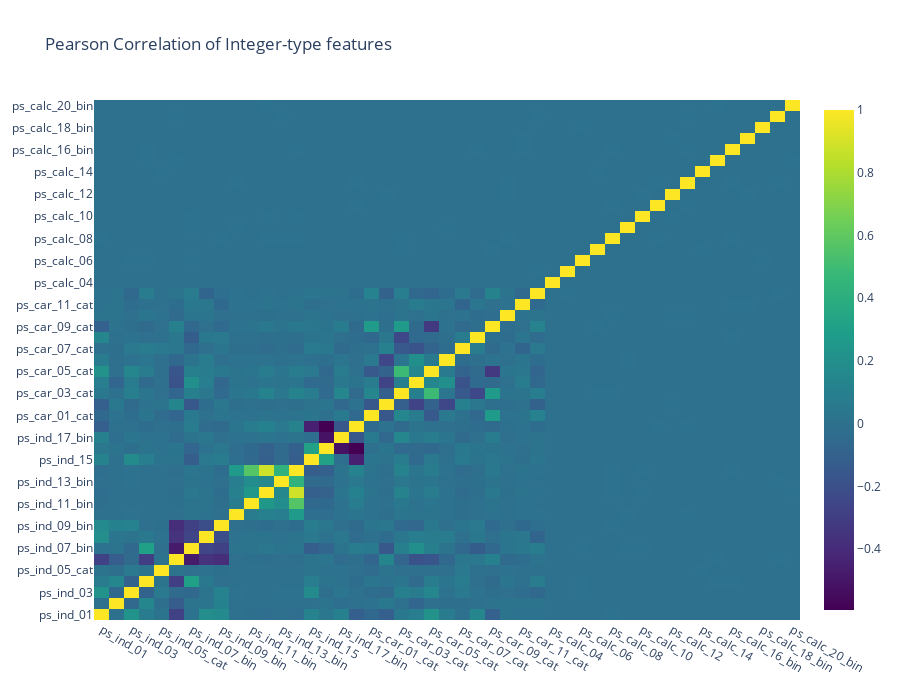

The notebook cell this image was saved under:
### Code cell
data = [
    go.Heatmap(
        z= train_int.corr().values,
        x=train_int.columns.values,
        y=train_int.columns.values,
        colorscale='Viridis',
        reversescale = False,
  #      text = True ,
        opacity = 1.0 )
]

layout = go.Layout(
    title='Pearson Correlation of Integer-type features',
    xaxis = dict(ticks='', nticks=36),
    yaxis = dict(ticks='' ),
    width = 900, height = 700)

fig = go.Figure(data=data, layout=layout)
py.iplot(fig, filename='labelled-heatmap')

### Figure 1 — Plotly figure (JSON) as saved in the notebook; plotly's stock layout.template omitted (floating-point values rounded to 4 significant figures; data arrays with more than 128 entries replaced by an {"elided": "..."} marker saying what was removed)
{"data": [{"colorscale": [[0, "#440154"], [0.1111, "#482878"], [0.2222, "#3e4989"], [0.3333, "#31688e"], [0.4444, "#26828e"], [0.5556, "#1f9e89"], [0.6667, "#35b779"], [0.7778, "#6ece58"], [0.8889, "#b5de2b"], [1, "#fde725"]], "opacity": 1, "reversescale": false, "type": "heatmap", "x": ["ps_ind_01", "ps_ind_02_cat", "ps_ind_03", "ps_ind_04_cat", "ps_ind_05_cat", "ps_ind_06_bin", "ps_ind_07_bin", "ps_ind_08_bin", "ps_ind_09_bin", "ps_ind_10_bin", "ps_ind_11_bin", "ps_ind_12_bin", "ps_ind_13_bin", "ps_ind_14", "ps_ind_15", "ps_ind_16_bin", "ps_ind_17_bin", "ps_ind_18_bin", "ps_car_01_cat", "ps_car_02_cat", "ps_car_03_cat", "ps_car_04_cat", "ps_car_05_cat", "ps_car_06_cat", "ps_car_07_cat", "ps_car_08_cat", "ps_car_09_cat", "ps_car_10_cat", "ps_car_11_cat", "ps_car_11", "ps_calc_04", "ps_calc_05", "ps_calc_06", "ps_calc_07", "ps_calc_08", "ps_calc_09", "ps_calc_10", "ps_calc_11", "ps_calc_12", "ps_calc_13", "ps_calc_14", "ps_calc_15_bin", "ps_calc_16_bin", "ps_calc_17_bin", "ps_calc_18_bin", "ps_calc_19_bin", "ps_calc_20_bin"], "y": ["ps_ind_01", "ps_ind_02_cat", "ps_ind_03", "ps_ind_04_cat", "ps_ind_05_cat", "ps_ind_06_bin", "ps_ind_07_bin", "ps_ind_08_bin", "ps_ind_09_bin", "ps_ind_10_bin", "ps_ind_11_bin", "ps_ind_12_bin", "ps_ind_13_bin", "ps_ind_14", "ps_ind_15", "ps_ind_16_bin", "ps_ind_17_bin", "ps_ind_18_bin", "ps_car_01_cat", "ps_car_02_cat", "ps_car_03_cat", "ps_car_04_cat", "ps_car_05_cat", "ps_car_06_cat", "ps_car_07_cat", "ps_car_08_cat", "ps_car_09_cat", "ps_car_10_cat", "ps_car_11_cat", "ps_car_11", "ps_calc_04", "ps_calc_05", "ps_calc_06", "ps_calc_07", "ps_calc_08", "ps_calc_09", "ps_calc_10", "ps_calc_11", "ps_calc_12", "ps_calc_13", "ps_calc_14", "ps_calc_15_bin", "ps_calc_16_bin", "ps_calc_17_bin", "ps_calc_18_bin", "ps_calc_19_bin", "ps_calc_20_bin"], "z": {"elided": "47x47 float values"}}], "layout": {"height": 700, "title": {"text": "Pearson Correlation of Integer-type features"}, "width": 900, "xaxis": {"nticks": 36, "ticks": ""}, "yaxis": {"ticks": ""}}}
